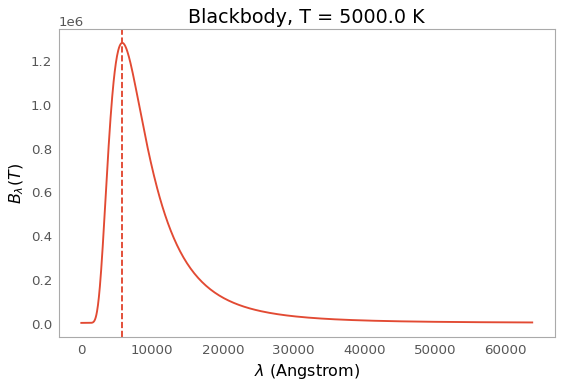

Python code for this plot:
import matplotlib.pyplot as plt
import numpy as np
import warnings
from astropy import constants as const
from astropy import units as u
from astropy.analytic_functions import blackbody_lambda
from astropy.utils.exceptions import AstropyDeprecationWarning

temperature = 5000 * u.K
wavemax = (const.b_wien / temperature).to(u.AA)  # Wien's displacement law
waveset = np.logspace(
    0, np.log10(wavemax.value + 10 * wavemax.value), num=1000) * u.AA
with np.errstate(all='ignore'):
    with warnings.catch_warnings():
        warnings.simplefilter('ignore', AstropyDeprecationWarning)
        flux = blackbody_lambda(waveset, temperature)

fig, ax = plt.subplots(figsize=(8, 5))
ax.plot(waveset.value, flux.value)
ax.axvline(wavemax.value, ls='--')
ax.get_yaxis().get_major_formatter().set_powerlimits((0, 1))
ax.set_xlabel(r'$\lambda$ ({0})'.format(waveset.unit))
ax.set_ylabel(r'$B_{\lambda}(T)$')
ax.set_title('Blackbody, T = {0}'.format(temperature))
